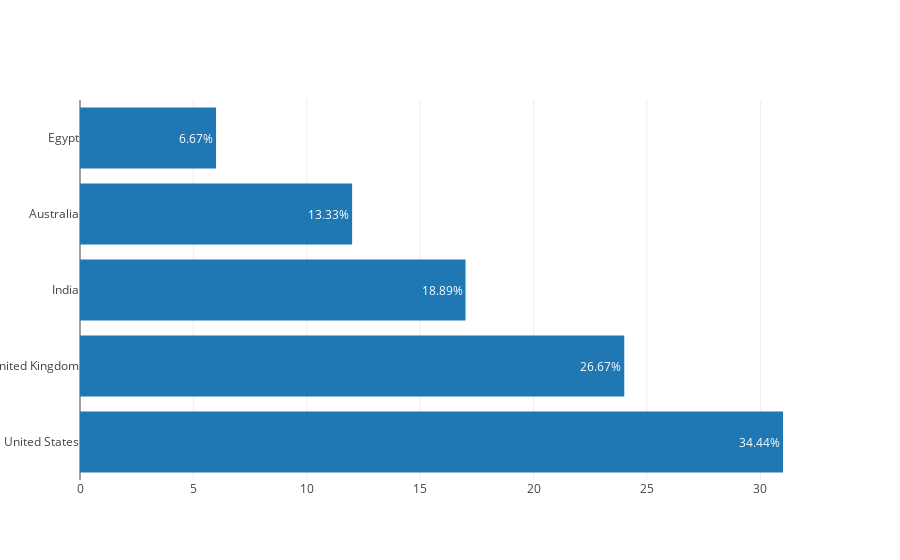

The notebook cell saved with this chart:
### Markdown cell above
### Os 5 países com maior incidencia de autismo no dataset

### Code cell
# Filtrando dataframe apenas para crianças autistas
df_aut = df[df['Class/ASD'] == "YES"]

#Armazenando a quantidade em ordem crescente do número de autistas por paises.
contry = df_aut['contry_of_res'].value_counts().sort_values(ascending = False)

# COnstruindo o gráfico
data2 = [go.Bar(x = contry[:5],
                y = contry.index[:5],
                text = porcentagem(contry[:5]),
                textposition = 'auto',
                orientation = 'h')]

py.iplot(data2)

### Figure 1 — Plotly figure (JSON) as saved in the notebook; plotly's stock layout.template omitted (floating-point values rounded to 4 significant figures)
{"data": [{"orientation": "h", "text": ["34.44%", "26.67%", "18.89%", "13.33%", "6.67%"], "textposition": "auto", "type": "bar", "uid": "3205ce73-f136-4b0a-b5a0-cda5af2a4731", "x": [31, 24, 17, 12, 6], "y": ["United States", "United Kingdom", "India", "Australia", "Egypt"]}], "layout": {}}
